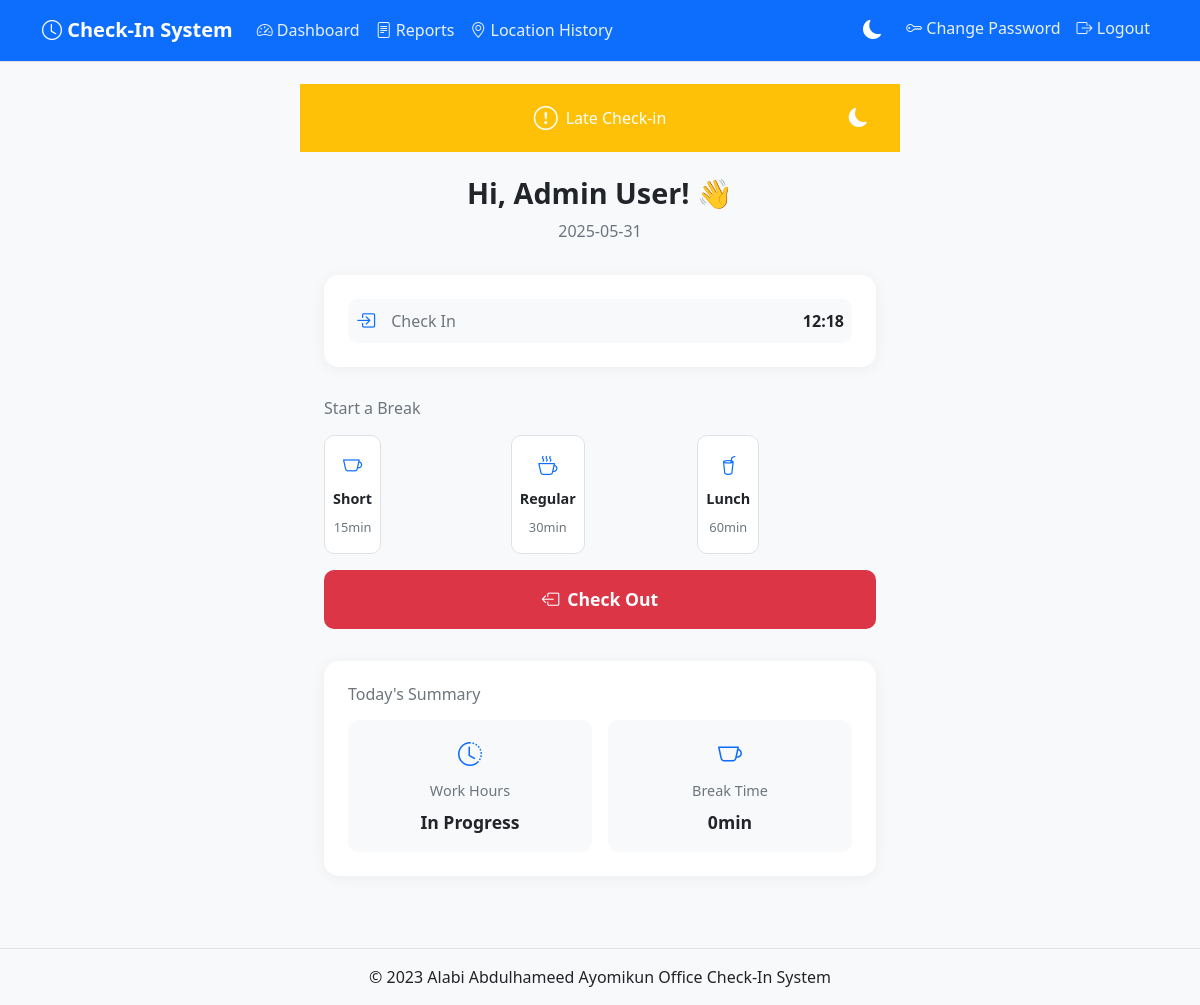
Page /mobile_check_in (signed in) on the earlier database version.
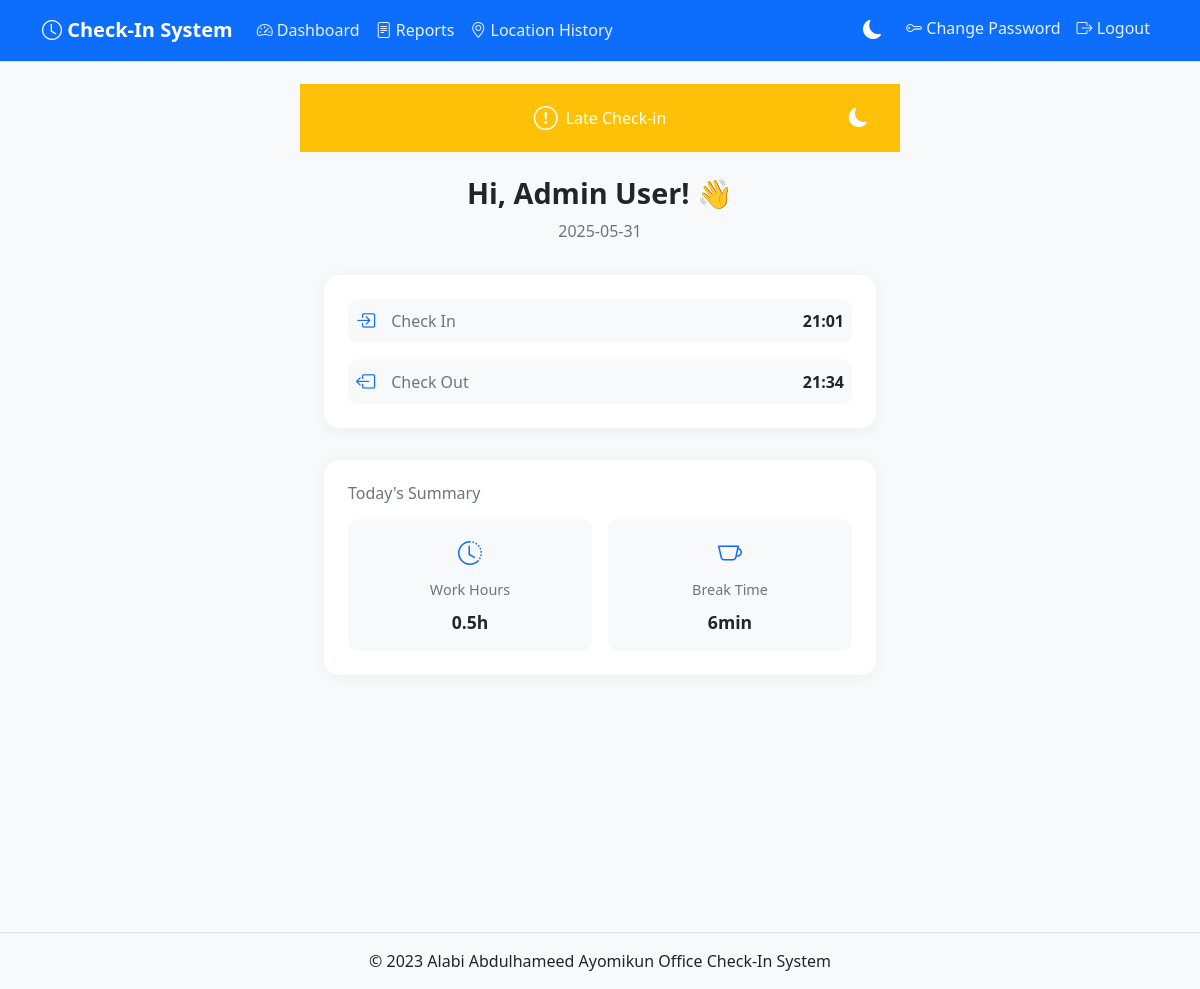
Same page on the later database version.
### tables this page shows
CREATE TABLE check_in_logs (
        id INTEGER PRIMARY KEY AUTOINCREMENT,
        staff_id INTEGER NOT NULL,
        check_in_time TIMESTAMP,
        check_out_time TIMESTAMP,
        date TEXT NOT NULL,
        is_late BOOLEAN DEFAULT FALSE,
        late_reason TEXT,
        total_break_time INTEGER DEFAULT 0,
        FOREIGN KEY (staff_id) REFERENCES staff (id)
    );

### app.py (the view)
@app.route('/mobile_check_in')
def mobile_check_in():
    if 'user_id' not in session:
        return redirect(url_for('login'))
    user_id = session['user_id']
    user_name = session['user_name']
    today = datetime.now().strftime('%Y-%m-%d')
    try:
        conn = get_db()
        cursor = conn.cursor()
        cursor.execute('''
            SELECT
                l.id,
                l.staff_id,
                l.check_in_time,
                l.check_out_time,
                l.is_late,
                l.late_reason,
                l.total_break_time
            FROM check_in_logs l
            WHERE l.staff_id = ? AND l.date = ?
        ''', (user_id, today))
        log = cursor.fetchone()
        active_break = None
        if log:
            cursor.execute('''
                SELECT
                    break_start,
                    break_type,
                    ROUND((strftime('%s', 'now') - strftime('%s', break_start)) / 60.0) as duration
                FROM break_logs
                WHERE check_in_log_id = ? AND break_end IS NULL
            ''', (log['id'],))
            active_break = cursor.fetchone()
    except sqlite3.Error as e:
        logger.error(f'Database error: {str(e)}')
        flash('An error occurred. Please try again.', 'error')
        return redirect(url_for('dashboard'))
    finally:
        if 'conn' in locals():
            conn.close()
    return render_template('mobile_check_in.html',
                         user_name=user_name,
                         log=log,
                         today=today,
                         active_break=active_break)

### app.py (called while the page is built)
def convert_datetime(val):
    try:
        return datetime.fromisoformat(val.decode())
    except (AttributeError, ValueError):
        return None

def get_db():
    if not hasattr(g, 'sqlite_db'):
        try:
            g.sqlite_db = sqlite3.connect(
                app.config['DATABASE_PATH'],
                detect_types=sqlite3.PARSE_DECLTYPES | sqlite3.PARSE_COLNAMES,
            )
            g.sqlite_db.row_factory = sqlite3.Row
        except sqlite3.Error as e:
            print(f"Database connection error: {str(e)}")
            raise
    return g.sqlite_db

@app.after_request
def add_cache_headers(response):
    try:
        if request.path.startswith('/static'):
            response.headers['Cache-Control'] = 'public, max-age=3600'
        return response
    except Exception as e:
        print(f"Error adding cache headers: {str(e)}")
        return response

### templates/mobile_check_in.html (shortened to what this page needs)
{% extends 'base.html' %}
{% block content %}
<div class="mobile-container">
    <div class="status-bar {% if log and log.is_late %}bg-warning{% elif log %}bg-success{% else %}bg-secondary{% endif %}">
        <div class="status-content">
            <div class="status-icon">
                {% if log and log.is_late %}
                    <i class="bi bi-exclamation-circle"></i>
                {% elif log %}
                    <i class="bi bi-check-circle"></i>
                {% else %}
                    <i class="bi bi-clock"></i>
                {% endif %}
            </div>
            <div class="status-text">
                {% if log and log.is_late %}
                    Late Check-in
                {% elif log %}
                    On Time
                {% else %}
                    Not Checked In
                {% endif %}
            </div>
            <button id="theme-toggle" class="theme-toggle">
                <i class="bi bi-moon-fill"></i>
            </button>
        </div>
    </div>
    <div class="content-wrapper">
        <div class="welcome-section">
            <h2>Hi, {{ user_name }}! 👋</h2>
            <p class="date">{{ today }}</p>
        </div>
        <div class="time-card">
            <div class="time-info">
                {% if log %}
                    <div class="time-item">
                        <i class="bi bi-box-arrow-in-right"></i>
                        <span>Check In</span>
                        <strong>{{ log.check_in_time.strftime('%H:%M') if log.check_in_time else 'N/A' }}</strong>
                    </div>
                    {% if log.check_out_time %}
                    <div class="time-item">
                        <i class="bi bi-box-arrow-left"></i>
                        <span>Check Out</span>
                        <strong>{{ log.check_out_time.strftime('%H:%M') if log.check_out_time else 'N/A' }}</strong>
                    </div>
                    {% endif %}
                {% else %}
                    <div class="time-item pending">
                        <i class="bi bi-clock-history"></i>
                        <span>Pending Check In</span>
                    </div>
                {% endif %}
            </div>
        </div>
        <div class="action-section">
            {% if not log %}
                <form action="{{ url_for('check_in') }}" method="POST" class="action-form">
                    <button type="submit" class="btn-action check-in">
                        <i class="bi bi-box-arrow-in-right"></i>
                        Check In
                    </button>
                </form>
            {% elif not log.check_out_time %}
                {% if not active_break %}
                    <div class="break-controls">
                        <h6>Start a Break</h6>
                        <div class="break-options">
                            <form action="{{ url_for('start_break') }}" method="POST" class="break-form">
                                <button type="submit" class="btn-break short">
                                    <i class="bi bi-cup"></i>
                                    <span>Short</span>
                                    <small>15min</small>
                                </button>
                            </form>
                            <form action="{{ url_for('start_break') }}" method="POST" class="break-form">
                                <button type="submit" class="btn-break regular">
                                    <i class="bi bi-cup-hot"></i>
                                    <span>Regular</span>
                                    <small>30min</small>
                                </button>
                            </form>
                            <form action="{{ url_for('start_break') }}" method="POST" class="break-form">
                                <button type="submit" class="btn-break lunch">
                                    <i class="bi bi-cup-straw"></i>
                                    <span>Lunch</span>
                                    <small>60min</small>
                                </button>
                            </form>
                        </div>
                    </div>
                    <form action="{{ url_for('check_out') }}" method="POST" class="action-form">
                        <button type="submit" class="btn-action check-out">
                            <i class="bi bi-box-arrow-left"></i>
                            Check Out
                        </button>
                    </form>
                {% endif %}
            {% endif %}
        </div>
        {% if log %}
        <div class="summary-section">
            <h6>Today's Summary</h6>
            <div class="summary-grid">
                <div class="summary-item">
                    <i class="bi bi-clock-history"></i>
                    <span>Work Hours</span>
                    <strong>
                        {% if log.check_out_time %}
                            {{ ((log.check_out_time - log.check_in_time).total_seconds() / 3600)|round(1) }}h
                        {% else %}
                            In Progress
                        {% endif %}
                    </strong>
                </div>
                <div class="summary-item">
                    <i class="bi bi-cup"></i>
                    <span>Break Time</span>
                    <strong>{{ log.total_break_time if log.total_break_time else 0 }}min</strong>
                </div>
            </div>
        </div>
        {% endif %}
    </div>
</div>
{% endblock %}

### templates/base.html (shortened to what this page needs)
<!DOCTYPE html>
<html lang="en">
<head>
    <link href="https://cdn.jsdelivr.net/npm/bootstrap@5.1.3/dist/css/bootstrap.min.css" rel="stylesheet">
    <link href="https://cdn.jsdelivr.net/npm/bootstrap-icons@1.8.1/font/bootstrap-icons.css" rel="stylesheet">
    <link href="https://cdnjs.cloudflare.com/ajax/libs/font-awesome/6.0.0/css/all.min.css" rel="stylesheet">
</head>
<body>
    <nav class="navbar navbar-expand-lg navbar-dark bg-primary fixed-top">
        <div class="container">
            <a class="navbar-brand" href="{{ url_for('dashboard') }}">
                <i class="bi bi-clock"></i> Check-In System
            </a>
            {% if session.get('user_id') %}
            <div class="collapse navbar-collapse" id="navbarNav">
                <ul class="navbar-nav me-auto">
                    <li class="nav-item">
                        <a class="nav-link" href="{{ url_for('dashboard') }}">
                            <i class="bi bi-speedometer2"></i> Dashboard
                        </a>
                    </li>
                    {% if session.get('user_role') == 'admin' %}
                    <li class="nav-item">
                        <a class="nav-link" href="{{ url_for('reports') }}">
                            <i class="bi bi-file-text"></i> Reports
                        </a>
                    </li>
                    <li class="nav-item">
                        <a class="nav-link" href="{{ url_for('location_history') }}">
                            <i class="bi bi-geo-alt"></i> Location History
                        </a>
                    </li>
                    {% endif %}
                </ul>
                <ul class="navbar-nav">
                    <li class="nav-item">
                        <button id="theme-toggle" class="nav-link btn btn-link">
                            <i class="bi bi-moon-fill"></i>
                        </button>
                    </li>
                    <li class="nav-item">
                        <a class="nav-link" href="{{ url_for('change_password') }}">
                            <i class="bi bi-key"></i> Change Password
                        </a>
                    </li>
                    <li class="nav-item">
                        <a class="nav-link" href="{{ url_for('logout') }}">
                            <i class="bi bi-box-arrow-right"></i> Logout
                        </a>
                    </li>
                </ul>
            </div>
            {% endif %}
        </div>
    </nav>
    <main class="container mt-4">
        {% block content %}{% endblock %}
    </main>
    <footer class="mt-5 py-3 bg-light text-center">
        <div class="container">
            <p class="mb-0">© 2023 Alabi Abdulhameed Ayomikun Office Check-In System</p>
        </div>
    </footer>
</body>
</html>

### templates/base.html (style rules this page uses)
:root { --bg-primary: #f8f9fa; --bg-secondary: #ffffff; --text-primary: #212529; --text-secondary: #6c757d; --border-color: #dee2e6; --card-shadow: 0 2px 15px rgba(0,0,0,0.05); --accent-color: #0d6efd; --success-color: #198754; --warning-color: #ffc107; --danger-color: #dc3545; --info-color: #0dcaf0; }
body { background-color: var(--bg-primary); color: var(--text-primary); padding-bottom: env(safe-area-inset-bottom); padding-top: 60px; transition: background-color 0.3s ease, color 0.3s ease; }
.navbar-brand { font-weight: bold; }
#theme-toggle { background: transparent; border: none; color: white; padding: 0.5rem 1rem; cursor: pointer; display: flex; align-items: center; justify-content: center; transition: transform 0.3s ease; }
#theme-toggle i { font-size: 1.2rem; }
.navbar { background-color: var(--accent-color) !important; border-bottom: 1px solid var(--border-color); transition: background-color 0.3s ease; }
.navbar-dark .navbar-nav .nav-link { color: rgba(255, 255, 255, 0.9); }
footer { background-color: var(--bg-secondary) !important; color: var(--text-primary) !important; border-top: 1px solid var(--border-color); transition: background-color 0.3s ease, color 0.3s ease; }

### templates/mobile_check_in.html (style rules this page uses)
:root { --bg-primary: #f8f9fa; --bg-secondary: #ffffff; --text-primary: #212529; --text-secondary: #6c757d; --border-color: #dee2e6; --card-shadow: 0 2px 15px rgba(0,0,0,0.05); --accent-color: #0d6efd; --success-color: #198754; --warning-color: #ffc107; --danger-color: #dc3545; --info-color: #0dcaf0; }
.mobile-container { max-width: 600px; margin: 0 auto; background: var(--bg-primary); min-height: 100vh; position: relative; transition: background-color 0.3s ease; }
.status-bar { padding: 1rem; color: white; text-align: center; transition: background-color 0.3s; }
.status-content { display: flex; align-items: center; justify-content: center; gap: 0.5rem; position: relative; }
.theme-toggle { position: absolute; right: 0; background: transparent; border: none; color: white; cursor: pointer; padding: 0.5rem; font-size: 1.2rem; display: flex; align-items: center; justify-content: center; transition: transform 0.3s ease; }
.status-icon { font-size: 1.5rem; }
.content-wrapper { padding: 1.5rem; }
.welcome-section { margin-bottom: 2rem; text-align: center; }
.welcome-section h2 { margin: 0; font-size: 1.8rem; font-weight: 600; color: var(--text-primary); }
.date { color: var(--text-secondary); margin-top: 0.5rem; }
.time-card { background: var(--bg-secondary); border-radius: 15px; padding: 1.5rem; box-shadow: var(--card-shadow); margin-bottom: 2rem; transition: background-color 0.3s ease, box-shadow 0.3s ease; }
.time-info { display: flex; flex-direction: column; gap: 1rem; }
.time-item { display: flex; align-items: center; gap: 1rem; padding: 0.5rem; border-radius: 10px; background: var(--bg-primary); color: var(--text-primary); transition: background-color 0.3s ease; }
.time-item i { font-size: 1.2rem; color: var(--accent-color); }
.time-item span { flex: 1; color: var(--text-secondary); }
.time-item strong { color: var(--text-primary); }
.summary-section { background: var(--bg-secondary); border-radius: 15px; padding: 1.5rem; box-shadow: var(--card-shadow); }
.summary-section h6 { margin-bottom: 1rem; color: var(--text-secondary); }
.summary-grid { display: grid; grid-template-columns: repeat(2, 1fr); gap: 1rem; }
.summary-item { text-align: center; padding: 1rem; background: var(--bg-primary); border-radius: 10px; display: flex; flex-direction: column; gap: 0.5rem; }
.summary-item i { font-size: 1.5rem; color: var(--accent-color); }
.summary-item span { color: var(--text-secondary); font-size: 0.9rem; }
.summary-item strong { color: var(--text-primary); font-size: 1.1rem; }
.bg-warning { background: var(--warning-color) !important; }

Differences in the rows shown:
changed check_in_logs: check_in_time "12:18" → "21:01"; check_out_time (not shown) → "21:34"; check_out_time+check_in_time (not shown) → "0.5"; total_break_time "0" → "6"
Other differences:
text no longer shown: "Start a Break Short 15min Regular 30min Lunch 60min In Progress"
text now shown: "h"
